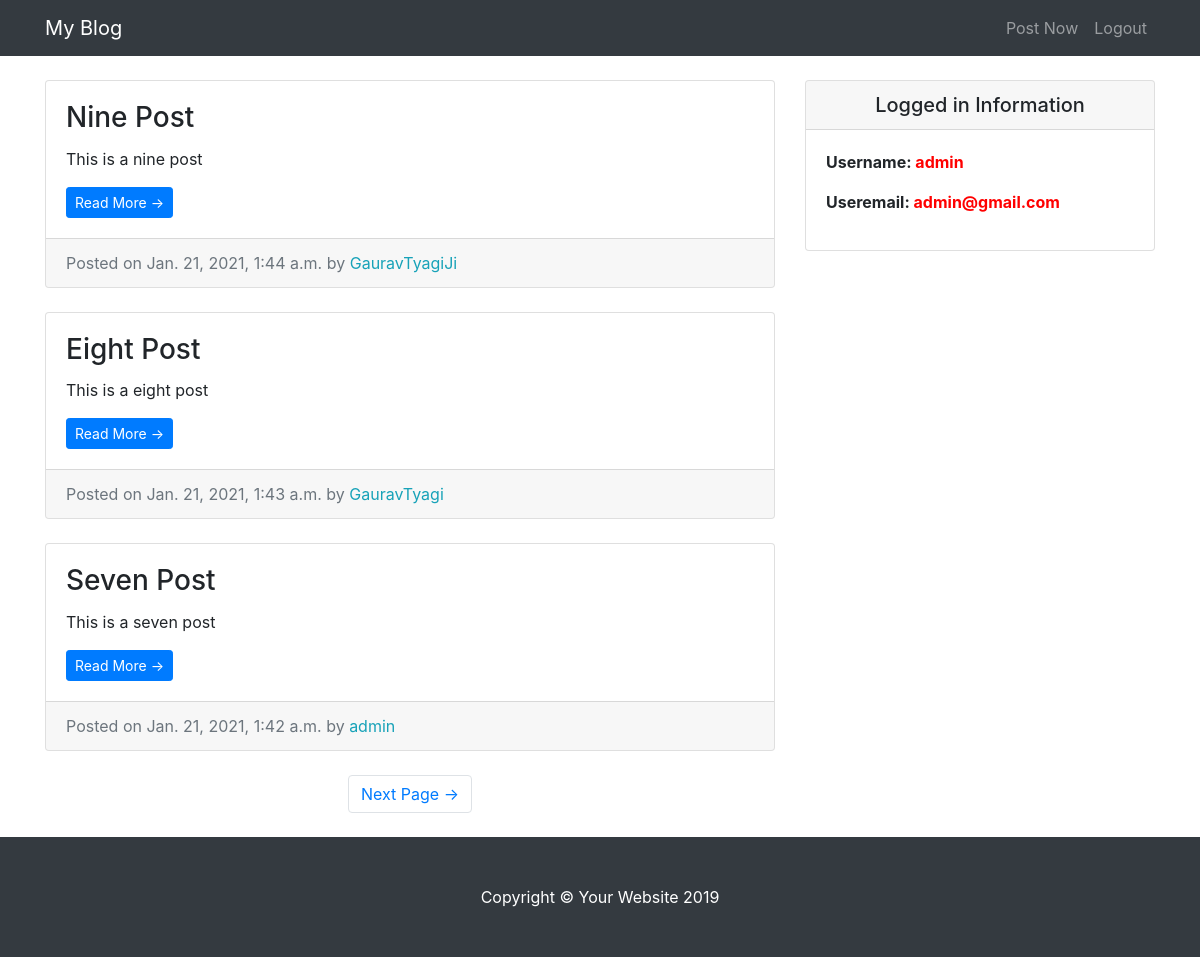
The app's page / (signed in) with its own data.
### app/models.py (models this page shows, shortened)
class Entry(models.Model):
	entry_title=models.CharField(max_length=50)
	entry_text=models.TextField()
	entry_date=models.DateTimeField(auto_now_add=True)
	entry_author=models.ForeignKey(User,on_delete=models.CASCADE)
	class Meta:
		verbose_name_plural="entries"

### app/views.py (the view)
# urls.py: path('',HomeView.as_view(),name="blog-home"),
class HomeView(LoginRequiredMixin,ListView):
	model=Entry
	template_name='index.html'
	context_object_name="blog_entries"
	ordering=['-entry_date']
	paginate_by=3

### app/templates/index.html (shortened to what this page needs)
{% extends 'base.html' %}
{% block content %}
      <div class="col-md-8">
        {% for entry in blog_entries %}
        <div class="card mb-4 mt-4">
          <div class="card-body">
            <h3 class="card-title">{{ entry.entry_title }}</h3>
            <p class="card-text">{{ entry.entry_text|truncatechars:100 }}</p>
            <a href="{% url 'entry-detail' entry.pk %}" class="btn btn-primary btn-sm">Read More &rarr;</a>
          </div>
          <div class="card-footer text-muted">
            Posted on {{ entry.entry_date }} by
            <span class= "text-info mr-2">{{ entry.entry_author }}</span>
          </div>
        </div>
        {% endfor %}
        {% if is_paginated %}
        <ul class="pagination justify-content-center mb-4">
          {% if page_obj.has_next %}
          <li class="page-item">
            <a class="page-link" href="?page={{ page_obj.next_page_number }}">Next Page &rarr;</a>
          </li>
          {% endif %}
        </ul>
        {% endif %}
      </div>
{% endblock %}

### app/templates/base.html (shortened to what this page needs)
{% load static %}
<!DOCTYPE html>
<html lang="en">
<head>
  <link href="{% static 'vendor/bootstrap/css/bootstrap.min.css' %}" rel="stylesheet">
  <link href="{% static 'css/blog-home.css' %}" rel="stylesheet">
</head>
<body>
  <nav class="navbar navbar-expand-lg navbar-dark bg-dark fixed-top">
    <div class="container">
      <a class="navbar-brand" href="{% url 'blog-home' %}">My Blog</a>
      <div class="collapse navbar-collapse" id="navbarResponsive">
        <ul class="navbar-nav ml-auto">
          <li class="nav-item">
            <a class="nav-link" href="{% url 'create_entry' %}">Post Now</a>
          </li>
          <li class="nav-item">
            <a class="nav-link" href="{% url 'logout' %}">Logout</a>
          </li>
        </ul>
      </div>
    </div>
  </nav>
  <div class="container">
    <div class="row">
      {% block content %}
      {% endblock %}
    <div class="col-md-4">
      <div class="card my-4">
          <h5 class="card-header text-center">Logged in Information</h5>
          <div class="card-body">
            <ul class="list-unstyled mb-0">
                <li>
                    <p> <strong>Username:</strong><b style="color: red;"> {{user.username}} </b></p>
                </li>
                <li>
                    <p> <strong>Useremail:</strong><b style="color: red;"> {{user.email}} </b></p>
                </li>
            </ul>
          </div>
        </div>
      </div>
    </div>
  </div>
  <footer class="py-5 bg-dark">
    <div class="container">
      <p class="m-0 text-center text-white">Copyright &copy; Your Website 2019</p>
    </div>
  </footer>
</body>
</html>

### app/static/css/blog-home.css (style rules this page uses)
body { padding-top: 56px; }

### records on screen
Entry: entry_title "Nine Post", entry_text "This is a nine post", entry_date "Jan. 21, 2021, 1:44 a.m.", entry_author "GauravTyagiJi"
Entry: entry_title "Eight Post", entry_text "This is a eight post", entry_date "Jan. 21, 2021, 1:43 a.m.", entry_author "GauravTyagi"
Entry: entry_title "Seven Post", entry_text "This is a seven post", entry_date "Jan. 21, 2021, 1:42 a.m.", entry_author "admin"

### other values on screen
{{ user.username }} "admin"
{{ user.email }} "admin@gmail.com"
